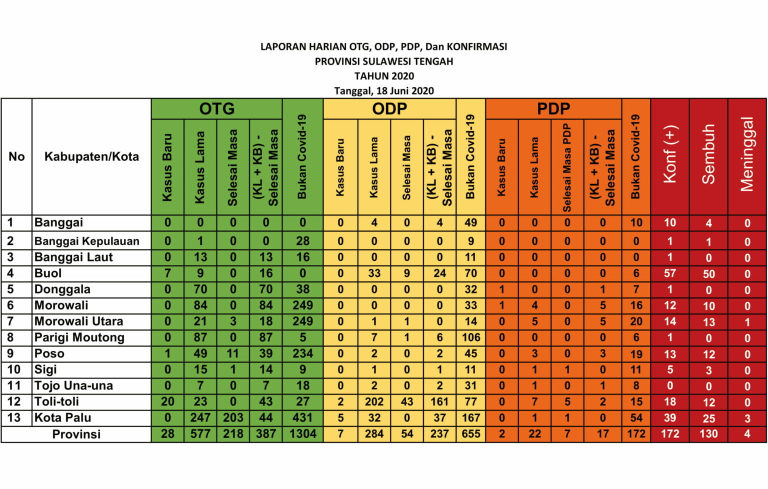
#> input picture test/test.png, 1536 x 978 px, found by its file name (shown at 1/2 size)
$ python main.py
#> lines starting #> are read from the running program, lines starting #| are printed output that depends on the picture; after the words box and inside, x2 and y2 are one past the last pixel; in counts of white or black regions, pixels touching at a corner belong together
#> in main, src is the input picture: shape (978, 1536, 3); mean B, G, R 135, 171.9, 200.8
### scripts/ROI_selection.py

# -*- coding: utf-8 -*-
"""-
Created on Tue Jun 16 15:48:11 2020


@author: My Laptop
"""

"""
@file hough_lines.py
@brief This program demonstrates line finding with the Hough transform
"""
import sys
import math
import cv2 as cv
import numpy as np

def is_vertical(line):
    return line[0]==line[2]

def is_horizontal(line):
    return line[1]==line[3]

def overlapping_filter(lines, sorting_index):
    filtered_lines = []

    lines = sorted(lines, key=lambda lines: lines[sorting_index])

    for i in range(len(lines)):
            l_curr = lines[i]
            if(i>0):
                l_prev = lines[i-1]
                if ( (l_curr[sorting_index] - l_prev[sorting_index]) > 5):
                    filtered_lines.append(l_curr)
            else:
                filtered_lines.append(l_curr)

    return filtered_lines

def detect_lines(image, title='default', rho = 1, theta = np.pi/180, threshold = 51, minLinLength = 20, maxLineGap = 6, display = False, write = False):
    # Check if image is loaded fine
#> called with title = 'default', rho = 1, theta = 0.0175, threshold = 51, minLinLength = 350, maxLineGap = 6, display = True, write = True
    gray = cv.cvtColor(image, cv.COLOR_BGR2GRAY)
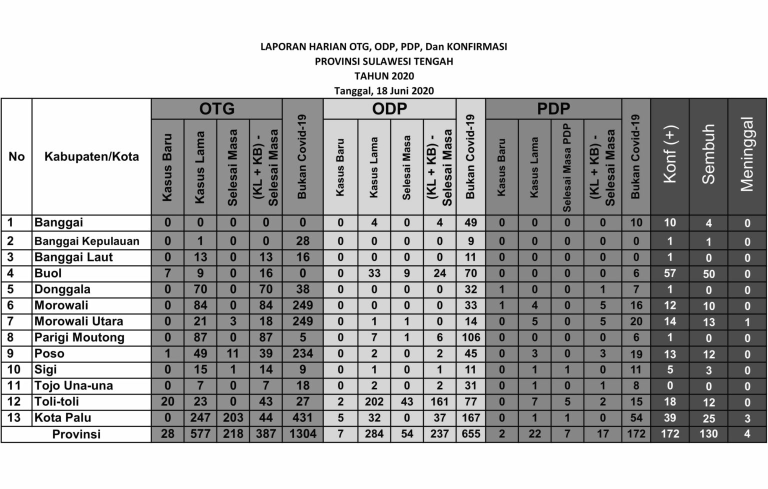
#> gray: shape (978, 1536) (shown at 1/2 size); min 0, max 255, mean 176.4

    if gray is None:
        print ('Error opening image!')
        return -1

    dst = cv.Canny(gray, 50, 150, None, 3)
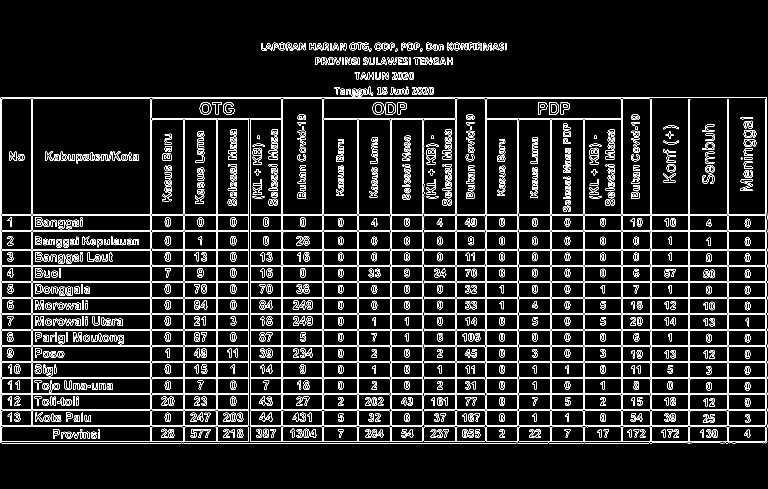
#> dst: shape (978, 1536) (shown at 1/2 size); 8.8% white in thin lines or dots, all inside (x1, y1, x2, y2) = (1, 85, 1535, 887)

    # Copy edges to the images that will display the results in BGR
    cImage = np.copy(image)

    #linesP = cv.HoughLinesP(dst, 1 , np.pi / 180, 50, None, 290, 6)
    linesP = cv.HoughLinesP(dst, rho , theta, threshold, None, minLinLength, maxLineGap)
#> linesP = 73 rows, first 6: [1, 819, 1534, 819], [1, 629, 1534, 629], [1, 661, 1534, 661], [1, 789, 1534, 789], [1, 597, 1534, 597], [1, 498, 1534, 498]

    horizontal_lines = []
    vertical_lines = []

    if linesP is not None:
        #for i in range(40, nb_lines):
        for i in range(0, len(linesP)):
            l = linesP[i][0]

            if (is_vertical(l)):
                vertical_lines.append(l)

            elif (is_horizontal(l)):
                horizontal_lines.append(l)
#> this loop made 73 passes
#> after the loop, horizontal_lines = 32 items, first 6: [1, 819, 1534, 819], [1, 629, 1534, 629], [1, 661, 1534, 661], [1, 789, 1534, 789], [1, 597, 1534, 597], [1, 498, 1534, 498]; vertical_lines = 41 items, first 6: [911, 881, 911, 199], [1456, 784, 1456, 198], [645, 882, 645, 199], [1300, 882, 1300, 199], [780, 882, 780, 241], [782, 882, 782, 240]

        horizontal_lines = overlapping_filter(horizontal_lines, 1)
#> in overlapping_filter, `lines = sorted(lines, key=lambda lines: lines[sorting_index])`: lines = 32 items, first 6: [1, 195, 1533, 195], [1, 197, 1298, 197], [1, 431, 1534, 431], [1, 461, 1533, 461], [1, 463, 1534, 463], [1, 498, 1534, 498]
#> the loop in overlapping_filter, `for i in range(len(lines)):` made 32 passes
#> (l_curr, l_prev) on passes 2 to 9: ([1, 197, 1298, 197], [1, 195, 1533, 195]), ([1, 431, 1534, 431], [1, 197, 1298, 197]), ([1, 461, 1533, 461], [1, 431, 1534, 431]), ([1, 463, 1534, 463], [1, 461, 1533, 461]), ([1, 498, 1534, 498], [1, 463, 1534, 463]), ([1, 500, 1534, 500], [1, 498, 1534, 498]), ([1, 530, 1534, 530], [1, 500, 1534, 500]), ([1, 532, 1534, 532], [1, 530, 1534, 530])
#> after the loop in overlapping_filter, `for i in range(len(lines)):`: filtered_lines = 16 items, first 6: [1, 195, 1533, 195], [1, 431, 1534, 431], [1, 461, 1533, 461], [1, 498, 1534, 498], [1, 530, 1534, 530], [1, 562, 1534, 562]
#> horizontal_lines has the same summary as filtered_lines in overlapping_filter
        vertical_lines = overlapping_filter(vertical_lines, 0)
#> the loop in overlapping_filter (call 2), `for i in range(len(lines)):` made 41 passes
#> (l_curr, l_prev) on passes 2 to 9: ([3, 882, 3, 198], [1, 885, 1, 196]), ([62, 850, 62, 198], [3, 882, 3, 198]), ([65, 850, 65, 198], [62, 850, 62, 198]), ([301, 882, 301, 198], [65, 850, 65, 198]), ([303, 882, 303, 199], [301, 882, 301, 198]), ([366, 882, 366, 240], [303, 882, 303, 199]), ([369, 882, 369, 240], [366, 882, 366, 240]), ([432, 882, 432, 240], [369, 882, 369, 240])
#> vertical_lines = 21 items, first 6: [1, 885, 1, 196], [62, 850, 62, 198], [301, 882, 301, 198], [366, 882, 366, 240], [432, 882, 432, 240], [497, 882, 497, 240]

    count_row = []
    count_column = []

    if (display):
        for i, line in enumerate(horizontal_lines):
            cv.line(cImage, (line[0], line[1]), (line[2], line[3]), (0,255,0), 3, cv.LINE_AA)

            cv.putText(cImage, str(i) + "h", (line[0] + 5, line[1]), cv.FONT_HERSHEY_SIMPLEX,
                       0.5, (0, 0, 0), 1, cv.LINE_AA)
            count_row.append(i)
#> this loop made 16 passes
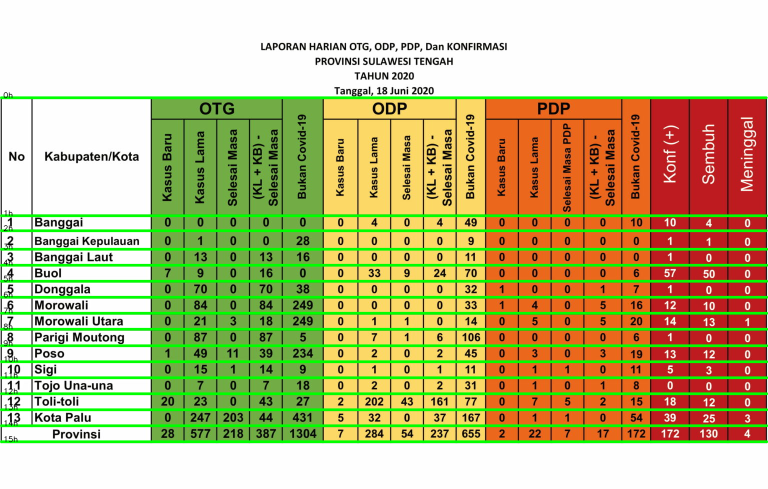
#> cImage: shape (978, 1536, 3) (shown at 1/2 size); 11.56% of pixels changed, all inside (x1, y1, x2, y2) = (0, 183, 1536, 887)
#> after the loop, count_row = [0, 1, 2, 3, 4, 5, 6, 7, 8, 9, 10, 11, 12, 13, 14, 15]
        '''
        cv.namedWindow('Hooo',cv.WINDOW_NORMAL)
        cv.resizeWindow('Hooo', 600,600)
        cv.imshow("Hooo", cImage)
        '''

        for i, line in enumerate(vertical_lines):
            cv.line(cImage, (line[0], line[1]), (line[2], line[3]), (0,0,255), 3, cv.LINE_AA)
            cv.putText(cImage, str(i) + "v", (line[0], line[1] + 5), cv.FONT_HERSHEY_SIMPLEX,
                       0.5, (0, 0, 0), 1, cv.LINE_AA)
            count_column.append(i)
#> this loop made 21 passes
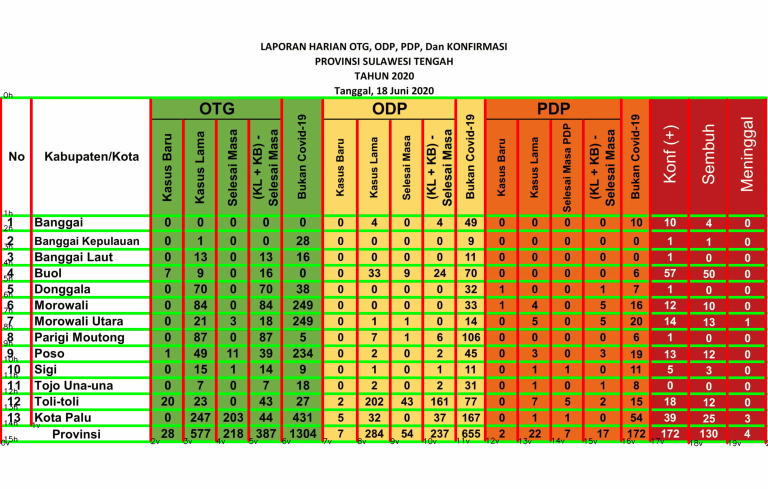
#> cImage: shape (978, 1536, 3) (shown at 1/2 size); 6.63% of pixels changed, all inside (x1, y1, x2, y2) = (0, 194, 1536, 893)
#> after the loop, count_column = [0, 1, 2, 3, 4, 5, 6, 7, 8, 9, 10, 11, 12, 13, 14, 15, 16, 17, 18, 19, 20]
        '''
        cv.namedWindow('Hooo',cv.WINDOW_NORMAL)
        cv.resizeWindow('Hooo', 600,600)
        cv.imshow("Hooo", cImage)
        '''
            # [5 lines of commented-out code are left out]
        cv.waitKey(0)
        cv.destroyAllWindows()

    if (write):
        cv.imwrite("../Images/" + title + ".png", cImage);

    print("Count Column: ")
    print(count_column)
#| [0, 1, 2, 3, 4, 5, 6, 7, 8, 9, 10, 11, 12, 13, 14, 15, 16, 17, 18, 19, 20]
    return (horizontal_lines, vertical_lines, count_row[-1], count_column[-1])

def get_cropped_image(image, x, y, w, h):
    cropped_image = image[ y:y+h , x:x+w ]
    return cropped_image

# [24 lines left out: functions get_ROI, main, not called in this run]

# [2 lines that do not run on import are left out]

### scripts/test_scripts/main.py
# -*- coding: utf-8 -*-
"""
Created on Thu Jul  2 10:21:08 2020

@author: Fazlur Rahman
"""

from preprocessing import get_grayscale, get_binary, invert_area, draw_text, detect
from ROI_selection import detect_lines, get_ROI
import cv2 as cv

# Save Dictionary file as JSON
import json

def main(display = False, print_text = False, write = False):
    # filename = '../images/source7.png'

    filename = '../test/test.png' #testing file by Pi

    # src = cv.imread(cv.samples.findFile(filename))
    src = cv.imread(filename)

#> (the run stopped early here; a loop or call above may not have finished)

$ run again, with test/1.png copied over test/test.png
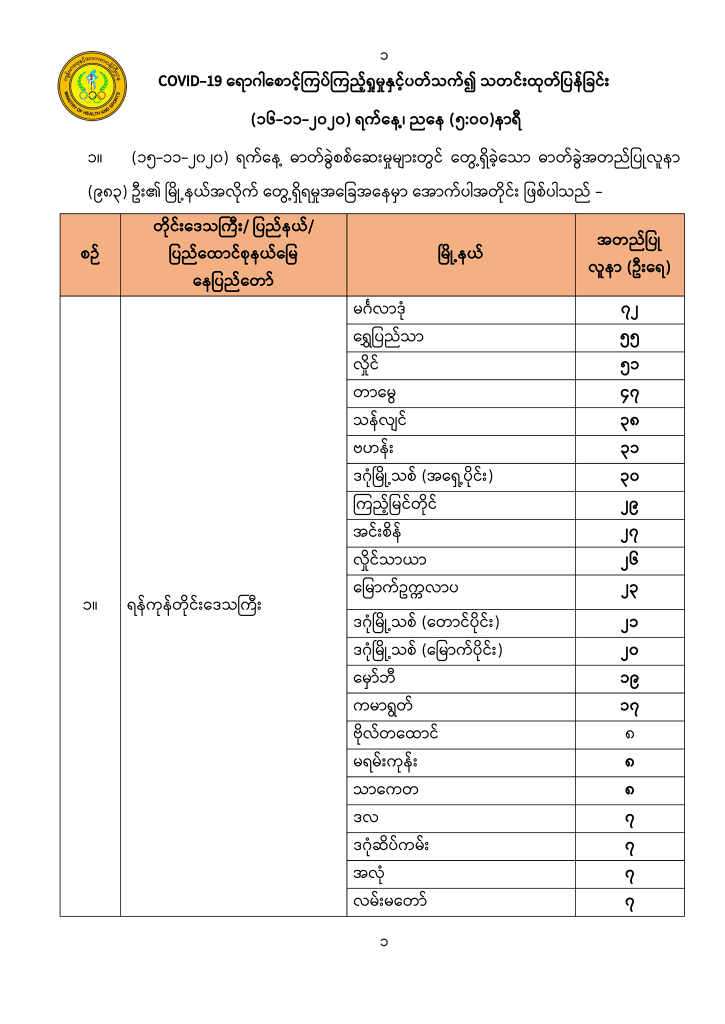
#> input picture test/1.png, 1449 x 2048 px, found by its file name (shown at 1/2 size)
#> in main, src is the input picture: shape (2048, 1449, 3); mean B, G, R 235.9, 239.6, 244
#> in detect_lines, `dst = cv.Canny(gray, 50, 150, None, 3)`:
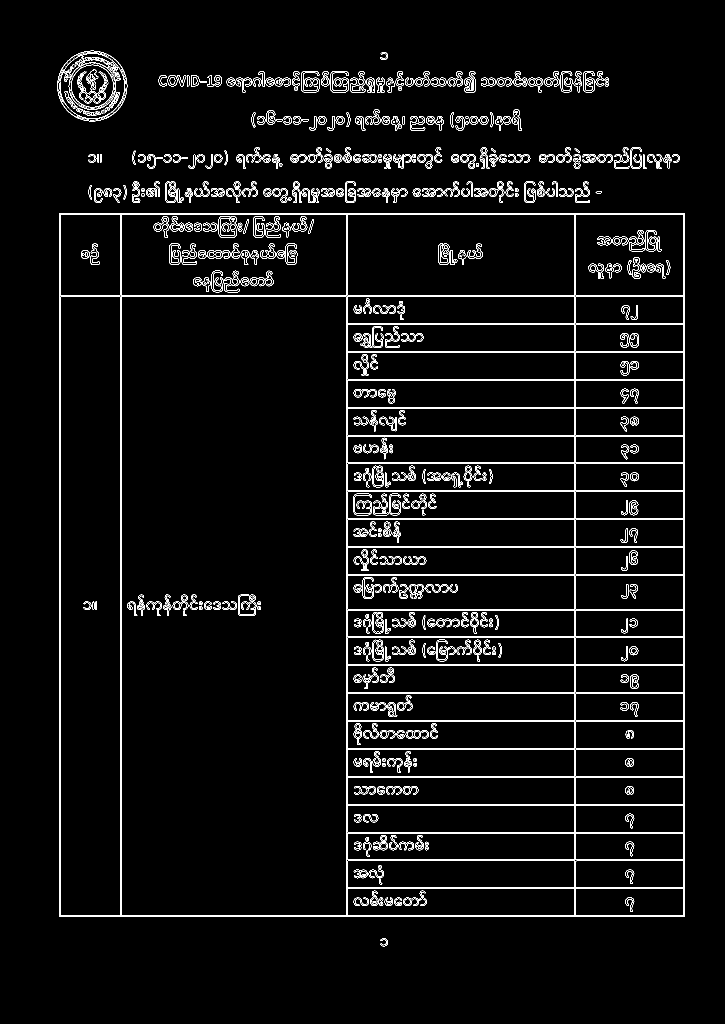
#> dst: shape (2048, 1449) (shown at 1/2 size); 3.8% white in thin lines or dots, all inside (x1, y1, x2, y2) = (115, 101, 1370, 1893)
#> linesP = 58 rows, first 6: [1367, 1833, 1367, 426], [121, 1833, 121, 426], [692, 1833, 692, 426], [119, 1833, 119, 426], [1369, 1833, 1369, 426], [120, 426, 1368, 426]
#> the loop in detect_lines, `for i in range(0, len(linesP)):` made 58 passes
#> after the loop in detect_lines, `for i in range(0, len(linesP)):`: horizontal_lines = 48 items, first 6: [120, 426, 1368, 426], [122, 591, 1366, 591], [120, 1833, 1368, 1833], [122, 593, 1366, 593], [122, 428, 1366, 428], [122, 1831, 1366, 1831]; vertical_lines = [[1367, 1833, 1367, 426], [121, 1833, 121, 426], [692, 1833, 692, 426], [119, 1833, 119, 426], [1369, 1833, 1369, 426], [694, 1833, 694, 428], [1151, 1833, 1151, 428], [242, 1833, 242, 428], [1149, 1833, 1149, 428], [240, 1833, 240, 428]]
#> lines = 48 items, first 6: [120, 426, 1368, 426], [122, 428, 1366, 428], [122, 591, 1366, 591], [122, 593, 1366, 593], [695, 647, 1366, 647], [695, 649, 1366, 649]
#> the loop in overlapping_filter, `for i in range(len(lines)):` made 48 passes
#> (l_curr, l_prev) on passes 2 to 9: ([122, 428, 1366, 428], [120, 426, 1368, 426]), ([122, 591, 1366, 591], [122, 428, 1366, 428]), ([122, 593, 1366, 593], [122, 591, 1366, 591]), ([695, 647, 1366, 647], [122, 593, 1366, 593]), ([695, 649, 1366, 649], [695, 647, 1366, 647]), ([695, 702, 1366, 702], [695, 649, 1366, 649]), ([695, 704, 1366, 704], [695, 702, 1366, 702]), ([695, 758, 1366, 758], [695, 704, 1366, 704])
#> after the loop in overlapping_filter, `for i in range(len(lines)):`: filtered_lines = 24 items, first 6: [120, 426, 1368, 426], [122, 591, 1366, 591], [695, 647, 1366, 647], [695, 702, 1366, 702], [695, 758, 1366, 758], [695, 814, 1366, 814]
#> in detect_lines, `horizontal_lines = overlapping_filter(horizontal_lines, 1)`: horizontal_lines has the same summary as filtered_lines in overlapping_filter
#> the loop in overlapping_filter (call 2), `for i in range(len(lines)):` made 10 passes
#> (l_curr, l_prev) on passes 2 to 9: ([121, 1833, 121, 426], [119, 1833, 119, 426]), ([240, 1833, 240, 428], [121, 1833, 121, 426]), ([242, 1833, 242, 428], [240, 1833, 240, 428]), ([692, 1833, 692, 426], [242, 1833, 242, 428]), ([694, 1833, 694, 428], [692, 1833, 692, 426]), ([1149, 1833, 1149, 428], [694, 1833, 694, 428]), ([1151, 1833, 1151, 428], [1149, 1833, 1149, 428]), ([1367, 1833, 1367, 426], [1151, 1833, 1151, 428])
#> in detect_lines, `vertical_lines = overlapping_filter(vertical_lines, 0)`: vertical_lines = [[119, 1833, 119, 426], [240, 1833, 240, 428], [692, 1833, 692, 426], [1149, 1833, 1149, 428], [1367, 1833, 1367, 426]]
#> the loop in detect_lines, `for i, line in enumerate(horizontal_lines):` made 24 passes
#> after the loop in detect_lines, `for i, line in enumerate(horizontal_lines):`: count_row = [0, 1, 2, 3, 4, 5, 6, 7, 8, 9, 10, 11, 12, 13, 14, 15, 16, 17, 18, 19, 20, 21, 22, 23]
#> the loop in detect_lines, `for i, line in enumerate(vertical_lines):` made 5 passes
#> after the loop in detect_lines, `for i, line in enumerate(vertical_lines):`:
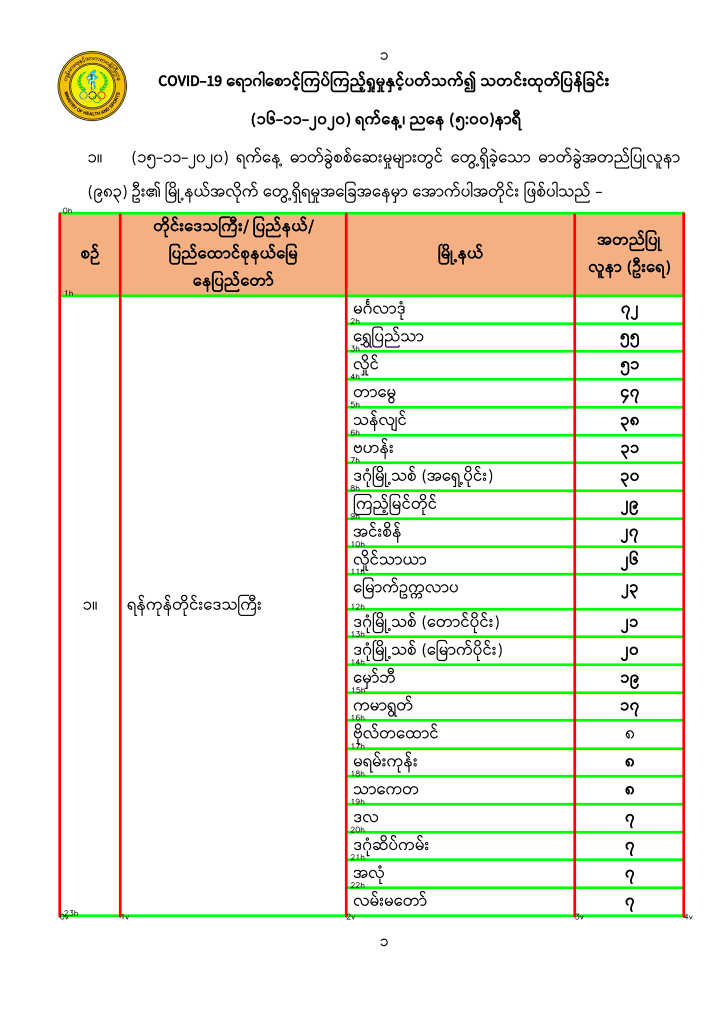
#> cImage: shape (2048, 1449, 3) (shown at 1/2 size); mean B, G, R 228, 239.8, 239.1
#> after the loop in detect_lines, `for i, line in enumerate(vertical_lines):`: count_column = [0, 1, 2, 3, 4]
#| [0, 1, 2, 3, 4]
